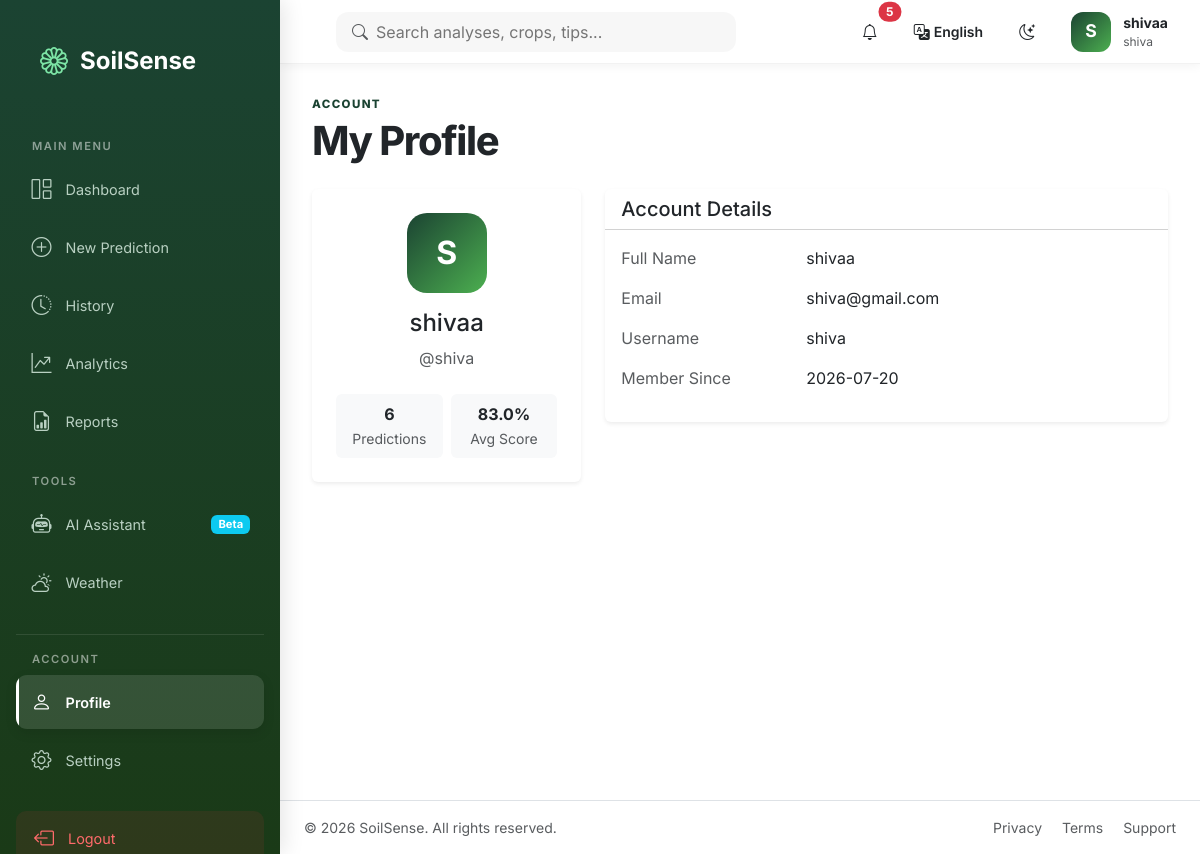
Screenshot of /profile (signed in) with the database file from the repository.
### tables this page shows
CREATE TABLE users (
                id INTEGER PRIMARY KEY AUTOINCREMENT,
                full_name TEXT NOT NULL,
                email TEXT NOT NULL COLLATE NOCASE UNIQUE,
                username TEXT NOT NULL COLLATE NOCASE UNIQUE,
                password_hash TEXT NOT NULL,
                created_at TEXT NOT NULL DEFAULT CURRENT_TIMESTAMP
            );

### app.py (the view)
@app.route("/profile")
@login_required
def profile() -> str:
    try:
        user_id = session.get("user_id")
        with get_database_connection() as connection:
            user = connection.execute(
                "SELECT id, full_name, email, username, created_at FROM users WHERE id = ?",
                (user_id,)
            ).fetchone()
            stats = connection.execute(
                """SELECT COUNT(*) as total_predictions,
                          COALESCE(ROUND(AVG(soil_score)), 0) as avg_score,
                          MAX(soil_score) as best_score,
                          COUNT(DISTINCT crop) as unique_crops
                   FROM history WHERE user_id = ?""",
                (user_id,)
            ).fetchone()
        return render_template("profile.html", user=user, stats=stats)
    except sqlite3.Error:
        app.logger.exception("Failed to load profile")
        flash("Unable to load profile.", "warning")
        return redirect(url_for("dashboard"))

### app.py (called while the page is built)
def get_database_connection() -> sqlite3.Connection:
    connection = sqlite3.connect(app.config["DATABASE"])
    connection.row_factory = sqlite3.Row
    connection.execute("PRAGMA foreign_keys = ON")
    return connection

def login_required(view: Callable[..., Any]) -> Callable[..., Any]:
    @wraps(view)
    def wrapped_view(*args: Any, **kwargs: Any) -> Any:
        if "user_id" not in session:
            flash("Please log in to access the soil health system.", "warning")
            return redirect(url_for("login", next=request.path))
        return view(*args, **kwargs)
    return wrapped_view

def format_relative_time(timestamp_str: str) -> str:
    try:
        then = datetime.fromisoformat(timestamp_str)
    except (TypeError, ValueError):
        return timestamp_str or ""
    seconds = (datetime.utcnow() - then).total_seconds()
    if seconds < 60:
        return "Just now"
    if seconds < 3600:
        minutes = int(seconds // 60)
        return f"{minutes} minute{'s' if minutes != 1 else ''} ago"
    if seconds < 86400:
        hours = int(seconds // 3600)
        return f"{hours} hour{'s' if hours != 1 else ''} ago"
    if seconds < 172800:
        return "Yesterday"
    if seconds < 604800:
        days = int(seconds // 86400)
        return f"{days} days ago"
    return then.strftime("%b %d, %Y")

@app.context_processor
def inject_notifications() -> dict[str, Any]:
    user_id = session.get("user_id")
    if not user_id:
        return {"notifications": []}
    try:
        return {"notifications": get_recent_notifications(user_id, session.get("language", "en"))}
    except sqlite3.Error:
        app.logger.exception("Failed to load notifications")
        return {"notifications": []}

@app.context_processor
def inject_translations() -> dict[str, Any]:
    lang = session.get("language", "en")
    return {
        "t": lambda key: translate(key, lang),
        "tf": lambda text: translate_fertilizer(text, lang),
        "tc": lambda crop: translate_crop(crop, lang),
        "current_language": lang,
        "supported_languages": SUPPORTED_LANGUAGES,
    }

### translations.py (called while the page is built)
def translate(key: str, lang: str) -> str:
    return TRANSLATIONS.get(lang, {}).get(key) or TRANSLATIONS["en"].get(key, key)

def translate_crop(name: str, lang: str) -> str:
    if not name:
        return name
    key = name.strip().lower()
    return CROP_NAMES.get(lang, {}).get(key) or CROP_NAMES["en"].get(key, name.title())

### templates/profile.html (shortened to what this page needs)
{% extends "base.html" %}
{% block content %}
<section class="page-heading mb-4">
  <p class="eyebrow mb-1">{{ t('account_eyebrow') }}</p>
  <h1>{{ t('my_profile') }}</h1>
</section>
<div class="row g-4">
  <div class="col-lg-4">
    <div class="card border-0 shadow-sm text-center">
      <div class="card-body p-4">
        <div class="profile-avatar-lg mx-auto mb-3">
          {{ user.full_name[0]|upper if user else 'U' }}
        </div>
        <h2 class="h4">{{ user.full_name if user else 'User' }}</h2>
        <p class="text-muted">@{{ user.username if user else 'username' }}</p>
        <div class="row g-2 mt-3">
          <div class="col-6">
            <div class="p-2 bg-light rounded">
              <strong>{{ stats.total_predictions if stats else 0 }}</strong>
              <br><small class="text-muted">{{ t('predictions') }}</small>
            </div>
          </div>
          <div class="col-6">
            <div class="p-2 bg-light rounded">
              <strong>{{ stats.avg_score if stats else 0 }}%</strong>
              <br><small class="text-muted">{{ t('avg_score') }}</small>
            </div>
          </div>
        </div>
      </div>
    </div>
  </div>
  <div class="col-lg-8">
    <div class="card border-0 shadow-sm">
      <div class="card-header bg-transparent">
        <h3 class="h5 mb-0">{{ t('account_details') }}</h3>
      </div>
      <div class="card-body">
        <div class="row mb-3">
          <div class="col-sm-4 text-muted">{{ t('full_name') }}</div>
          <div class="col-sm-8">{{ user.full_name if user else 'N/A' }}</div>
        </div>
        <div class="row mb-3">
          <div class="col-sm-4 text-muted">{{ t('email') }}</div>
          <div class="col-sm-8">{{ user.email if user else 'N/A' }}</div>
        </div>
        <div class="row mb-3">
          <div class="col-sm-4 text-muted">{{ t('username') }}</div>
          <div class="col-sm-8">{{ user.username if user else 'N/A' }}</div>
        </div>
        <div class="row mb-3">
          <div class="col-sm-4 text-muted">{{ t('member_since') }}</div>
          <div class="col-sm-8">{{ user.created_at[:10] if user and user.created_at else 'N/A' }}</div>
        </div>
      </div>
    </div>
  </div>
</div>
{% endblock %}

### templates/base.html (shortened to what this page needs)
<!doctype html>
<html lang="en" data-bs-theme="light">
<head>
  <link href="https://cdn.jsdelivr.net/npm/bootstrap@5.3.3/dist/css/bootstrap.min.css" rel="stylesheet">
  <link href="https://cdn.jsdelivr.net/npm/bootstrap-icons@1.11.3/font/bootstrap-icons.min.css" rel="stylesheet">
  <link href="{{ url_for('static', filename='css/style.css') }}" rel="stylesheet">
</head>
<body>
  <div class="app-shell">
    <aside class="sidebar offcanvas-lg offcanvas-start" tabindex="-1" id="sidebar">
      <div class="sidebar-content">
        <a class="brand d-none d-lg-flex" href="{{ url_for('dashboard') }}">
          <i class="bi bi-flower1"></i> SoilSense
        </a>
        <nav class="nav-section" aria-label="Main navigation">
          <div class="nav-section-title">{{ t('main_menu') }}</div>
          <div class="nav flex-column gap-1">
            <a class="nav-link {% if request.endpoint == 'dashboard' %}active{% endif %}"
               href="{{ url_for('dashboard') }}"
               data-bs-toggle="tooltip"
               data-bs-placement="right"
               title="View your dashboard">
              <i class="bi bi-grid-1x2"></i> {{ t('dashboard') }}
            </a>
            <a class="nav-link {% if request.endpoint == 'home' %}active{% endif %}"
               href="{{ url_for('home') }}"
               data-bs-toggle="tooltip"
               data-bs-placement="right"
               title="Start new soil analysis">
              <i class="bi bi-plus-circle"></i> {{ t('new_prediction') }}
            </a>
            <a class="nav-link {% if request.endpoint == 'history' %}active{% endif %}"
               href="{{ url_for('history') }}"
               data-bs-toggle="tooltip"
               data-bs-placement="right"
               title="View prediction history">
              <i class="bi bi-clock-history"></i> {{ t('history') }}
            </a>
            <a class="nav-link {% if request.endpoint == 'analytics' %}active{% endif %}"
               href="{{ url_for('analytics') }}"
               data-bs-toggle="tooltip"
               data-bs-placement="right"
               title="View analytics and insights">
              <i class="bi bi-graph-up-arrow"></i> {{ t('analytics') }}
            </a>
            <a class="nav-link {% if request.endpoint == 'reports' %}active{% endif %}"
               href="{{ url_for('reports') }}"
               data-bs-toggle="tooltip"
               data-bs-placement="right"
               title="View generated reports">
              <i class="bi bi-file-earmark-bar-graph"></i> {{ t('reports') }}
            </a>
          </div>
        </nav>
        <nav class="nav-section" aria-label="Tools">
          <div class="nav-section-title">{{ t('tools') }}</div>
          <div class="nav flex-column gap-1">
            <a class="nav-link {% if request.endpoint == 'chatbot' %}active{% endif %}"
               href="{{ url_for('chatbot') }}"
               data-bs-toggle="tooltip"
               data-bs-placement="right"
               title="Chat with AI assistant">
              <i class="bi bi-robot"></i> {{ t('ai_assistant') }}
              <span class="badge bg-info">Beta</span>
            </a>
            <a class="nav-link {% if request.endpoint == 'weather' %}active{% endif %}"
               href="{{ url_for('weather') }}"
               data-bs-toggle="tooltip"
               data-bs-placement="right"
               title="Check weather conditions">
              <i class="bi bi-cloud-sun"></i> {{ t('weather') }}
            </a>
          </div>
        </nav>
        <div class="sidebar-footer">
          <nav class="nav-section" aria-label="Account">
            <div class="nav-section-title">{{ t('account') }}</div>
            <div class="nav flex-column gap-1">
              <a class="nav-link {% if request.endpoint == 'profile' %}active{% endif %}"
                 href="{{ url_for('profile') }}"
                 data-bs-toggle="tooltip"
                 data-bs-placement="right"
                 title="Manage your profile">
                <i class="bi bi-person"></i> {{ t('profile') }}
              </a>
              <a class="nav-link {% if request.endpoint == 'settings' %}active{% endif %}"
                 href="{{ url_for('settings') }}"
                 data-bs-toggle="tooltip"
                 data-bs-placement="right"
                 title="Application settings">
                <i class="bi bi-gear"></i> {{ t('settings') }}
              </a>
            </div>
          </nav>
          <form action="{{ url_for('logout') }}" method="post" class="mt-2">
            <button class="logout-button" type="submit">
              <i class="bi bi-box-arrow-left"></i> {{ t('logout') }}
            </button>
          </form>
        </div>
      </div>
    </aside>
    <div class="page-area">
      <header class="topbar">
        <div class="search-bar d-none d-md-block">
          <div class="position-relative">
            <i class="bi bi-search position-absolute top-50 start-0 translate-middle-y ms-3 text-muted"></i>
            <input type="search"
                   class="search-input"
                   placeholder="{{ t('search_placeholder') }}"
                   aria-label="Search">
          </div>
        </div>
        <div class="ms-auto d-flex align-items-center gap-3">
          <div class="dropdown">
            <button class="btn-icon position-relative"
                    id="notificationBell"
                    type="button"
                    data-bs-toggle="dropdown"
                    aria-expanded="false"
                    aria-label="Notifications">
              <i class="bi bi-bell"></i>
              {% if notifications %}
              <span class="position-absolute top-0 start-100 translate-middle badge rounded-pill bg-danger">
                {{ notifications|length }}
              </span>
              {% endif %}
            </button>
          </div>
          <div class="dropdown">
            <button class="btn-icon d-flex align-items-center gap-1 px-2"
                    id="languageSwitcher"
                    type="button"
                    data-bs-toggle="dropdown"
                    aria-expanded="false"
                    aria-label="{{ t('language') }}"
                    style="width: auto;"
                    title="{{ t('language') }}">
              <i class="bi bi-translate"></i>
              <span class="small fw-semibold d-none d-sm-inline">{{ supported_languages[current_language] }}</span>
            </button>
          </div>
          <button class="btn-icon"
                  id="themeToggle"
                  type="button"
                  aria-label="Toggle dark mode"
                  data-bs-toggle="tooltip"
                  data-bs-placement="bottom"
                  title="Toggle dark mode">
            <i class="bi bi-moon-stars"></i>
          </button>
          <div class="profile-summary dropdown" id="userDropdown">
            <div class="profile-avatar"
                 data-bs-toggle="dropdown"
                 aria-expanded="false"
                 role="button">
              {{ session.get('full_name', 'U')[0]|upper }}
            </div>
            <div class="d-none d-sm-block" data-bs-toggle="dropdown" role="button">
              <strong class="d-block small">{{ session.get('full_name', 'User') }}</strong>
              <small class="text-muted">{{ session.get('username', '') }}</small>
            </div>
          </div>
        </div>
      </header>
      <main class="content-area page-transition">
        {% block content %}{% endblock %}
      </main>
      <footer class="px-4 py-3 text-center text-muted small border-top">
        <div class="d-flex justify-content-between align-items-center flex-wrap gap-2">
          <span>&copy; 2026 SoilSense. {{ t('all_rights_reserved') }}</span>
          <span>
            <a href="{{ url_for('privacy') }}" target="_blank" class="text-decoration-none text-muted me-3">{{ t('privacy') }}</a>
            <a href="{{ url_for('terms') }}" target="_blank" class="text-decoration-none text-muted me-3">{{ t('terms') }}</a>
            <a href="{{ url_for('chatbot') }}" class="text-decoration-none text-muted">{{ t('support') }}</a>
          </span>
        </div>
      </footer>
    </div>
  </div>
  <div class="toast-container position-fixed bottom-0 end-0 p-3" id="toastContainer"></div>
</body>
</html>

### static/css/style.css (style rules this page uses)
:root { --brand:#1b4332;--brand-light:#40916c;--accent:#d9a441;--surface:#fff;--canvas:#faf7f2;--text:#17231d;--muted:#68756e;--border:#e7e2d8;--sidebar:#0f2818 }
body { background:var(--canvas);color:var(--text);font-family:Inter,system-ui,sans-serif;transition:.25s }
.sidebar { width:260px;background:var(--sidebar);color:#e6f4ec;border:0 }
.sidebar-content { height:100%;display:flex;flex-direction:column;padding:1.5rem }
.brand { display:flex;gap:.6rem;color:#fff;font-size:1.25rem;font-weight:750;text-decoration:none;margin-bottom:2rem }
.brand i { color:#7de5a6 }
.sidebar .nav-link { color:#b9d0c2;border-radius:.7rem;padding:.75rem .85rem;display:flex;gap:.75rem }
.sidebar .nav-link:hover,.sidebar .nav-link.active { background:#ffffff1f;color:#fff }
.sidebar-footer { margin-top:auto }
.logout-button { width:100%;background:transparent;border:0;text-align:left }
.topbar { height:76px;background:var(--surface);border-bottom:1px solid var(--border);display:flex;align-items:center;padding:0 1.5rem }
.btn-icon { border:1px solid var(--border);border-radius:.65rem }
.profile-summary { display:flex;gap:.65rem;align-items:center }
.profile-summary small { display:block;color:var(--muted);font-size:.75rem }
.profile-avatar { width:38px;height:38px;border-radius:50%;display:grid;place-items:center;background:linear-gradient(135deg,#40916c,#1b4332);color:#fff;font-weight:700 }
.content-area { padding:2rem;max-width:1440px;margin:auto }
.page-heading h1 { font-weight:750;letter-spacing:-.035em;margin:0 }
.eyebrow { color:var(--brand);font-size:.72rem;letter-spacing:.12em;font-weight:800 }
.page-transition { animation:fadeIn .35s ease }
@media (min-width:992px) { .sidebar { position:fixed;inset:0 auto 0 0;display:block!important } }
@media (min-width:992px) { .page-area { margin-left:260px } }

### templates/profile.html (style rules this page uses)
.profile-avatar-lg { width: 80px; height: 80px; background: linear-gradient(135deg, var(--brand-color), #4CAF50); color: white; border-radius: 20px; display: flex; align-items: center; justify-content: center; font-weight: 700; font-size: 2rem; }

### rows the page displays
users: get "shivaa", get "shiva", full_name "S", full_name "shivaa", username "shiva", email "shiva@gmail.com", created_at "2026-07-20"

### other values shown
{{ t('main_menu') }} "MAIN MENU"
{{ t('dashboard') }} "Dashboard"
{{ t('new_prediction') }} "New Prediction"
{{ t('history') }} "History"
{{ t('analytics') }} "Analytics"
{{ t('reports') }} "Reports"
{{ t('tools') }} "TOOLS"
{{ t('ai_assistant') }} "AI Assistant"
{{ t('weather') }} "Weather"
{{ t('account') }} "ACCOUNT"
{{ t('profile') }} "Profile"
{{ t('settings') }} "Settings"
{{ t('logout') }} "Logout"
{{ notifications|length }} "5"
{{ supported_languages[current_language] }} "English"
